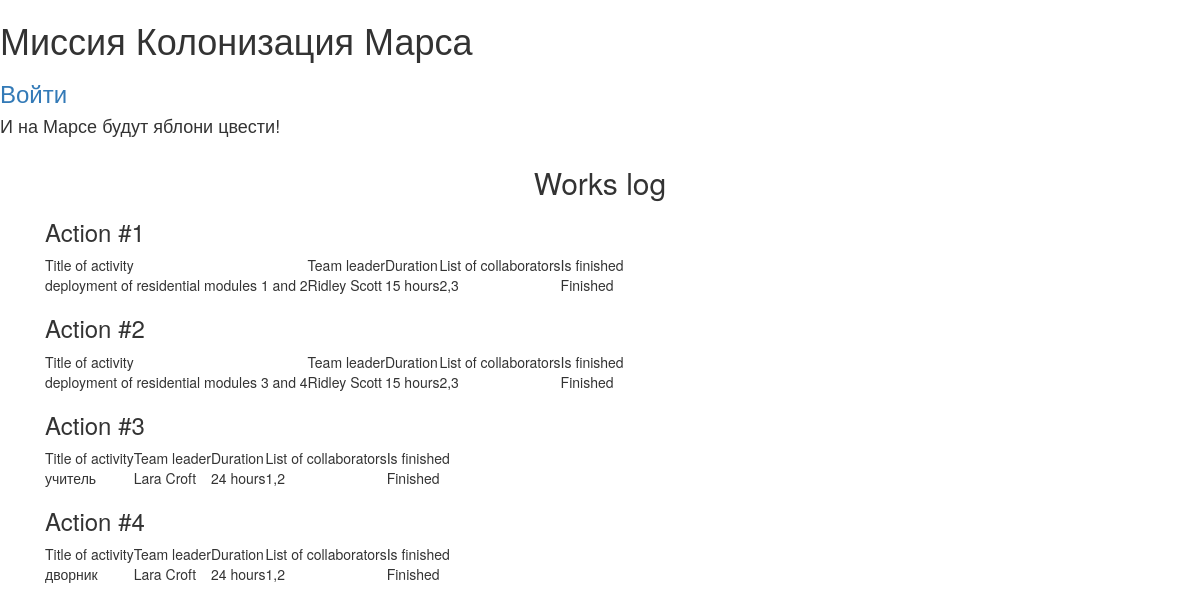
The page / on the database its author committed.
### data/jobs.py (models this page shows)
class Job(SqlAlchemyBase, SerializerMixin):
    __tablename__ = 'jobs'
    id = sqlalchemy.Column(sqlalchemy.Integer,
                           primary_key=True, autoincrement=True)
    team_leader_id = sqlalchemy.Column(sqlalchemy.Integer,
                                       sqlalchemy.ForeignKey("users.id"))
    team_leader = orm.relationship('User')
    job = sqlalchemy.Column(sqlalchemy.String, nullable=True)
    work_size = sqlalchemy.Column(sqlalchemy.Integer, nullable=True)
    collaborators = sqlalchemy.Column(sqlalchemy.String, nullable=True)
    start_date = sqlalchemy.Column(sqlalchemy.DateTime, default=datetime.datetime.now())
    end_date = sqlalchemy.Column(sqlalchemy.DateTime)
    is_finished = sqlalchemy.Column(sqlalchemy.Boolean, default=False)

### data/users.py (models this page shows, shortened)
class User(SqlAlchemyBase, UserMixin, SerializerMixin):
    __tablename__ = 'users'
    id = sqlalchemy.Column(sqlalchemy.Integer,
                           primary_key=True, autoincrement=True)
    surname = sqlalchemy.Column(sqlalchemy.String, nullable=True)
    name = sqlalchemy.Column(sqlalchemy.String, nullable=True)
    age = sqlalchemy.Column(sqlalchemy.Integer, nullable=True)
    position = sqlalchemy.Column(sqlalchemy.String, nullable=True)
    speciality = sqlalchemy.Column(sqlalchemy.String, nullable=True)
    address = sqlalchemy.Column(sqlalchemy.String, nullable=True)
    email = sqlalchemy.Column(sqlalchemy.String,
                              index=True, unique=True, nullable=True)
    hashed_password = sqlalchemy.Column(sqlalchemy.String, nullable=True)
    modified_date = sqlalchemy.Column(sqlalchemy.DateTime,
                                      default=datetime.datetime.now)

### main.py (the view)
@app.route('/')
def works_log():
    jobs = db_sess.query(Job).all()
    return render_template('jobs.html', title='Журнал работ', jobs=jobs)

### templates/jobs.html
{% extends 'base.html' %}
{% block content %}
    <h2 align="center">Works log</h2>
    {% for job in jobs %}
        <h3>Action #{{ loop.index }}</h3>
        <table class="tbl">
            <tr class="mn">
                <td>Title of activity</td>
                <td>Team leader</td>
                <td>Duration</td>
                <td>List of collaborators</td>
                <td>Is finished</td>
            </tr>
            <tr>
                <td>{{ job.job }}</td>
                <td>{{ job.team_leader.name }} {{ job.team_leader.surname }}</td>
                <td>{{ job.work_size }} hours</td>
                <td>{{ job.collaborators }}</td>
                <td>{% if job.is_finished == 0 %} Is not finished {% else %} Finished {% endif %}</td>
            </tr>
        </table>
    {% endfor %}
{% endblock %}

### templates/base.html (shortened to what this page needs)
<!doctype html>
<html lang="en">
<head>
    <link rel="stylesheet"
          href="https://stackpath.bootstrapcdn.com/bootstrap/4.4.1/css/bootstrap.min.css"
>
    <link rel="stylesheet" type="text/css" href="/static/css/style.css">
    <link rel="stylesheet"
        type="text/css"
        href="https://maxcdn.bootstrapcdn.com/bootstrap/3.3.5/css/bootstrap-theme.min.css">
    <link rel="stylesheet"
        type="text/css"
        href="https://maxcdn.bootstrapcdn.com/bootstrap/3.3.5/css/bootstrap.min.css">
</head>
<body>
<div class="first_line">
    <h1 class="first_line_content">Миссия Колонизация Марса</h1>
    {% if current_user.is_authenticated %}
        <h3><a href="http://localhost:5000/logout">{{ current_user.name }}</a></h3>
    {% else %}
        <h3 class="first_line_content"><a href="http://localhost:5000/login">Войти</a></h3>
    {% endif %}
</div>
<h4>И на Марсе будут яблони цвести!</h4>
<main role="main" class="container">
    {% block content %}{% endblock %}
</main>
</body>
</html>

### static/css/style.css (style rules this page uses)
h1 { color: ff0000 }

### rows shown on the page
Job: job "deployment of residential modules 1 and 2", team_leader.name "Ridley", team_leader.surname "Scott", work_size "15", collaborators "2,3", is_finished "Finished"
Job: job "deployment of residential modules 3 and 4", team_leader.name "Ridley", team_leader.surname "Scott", work_size "15", collaborators "2,3", is_finished "Finished"
Job: job "учитель", team_leader.name "Lara", team_leader.surname "Croft", work_size "24", collaborators "1,2", is_finished "Finished"
Job: job "дворник", team_leader.name "Lara", team_leader.surname "Croft", work_size "24", collaborators "1,2", is_finished "Finished"
